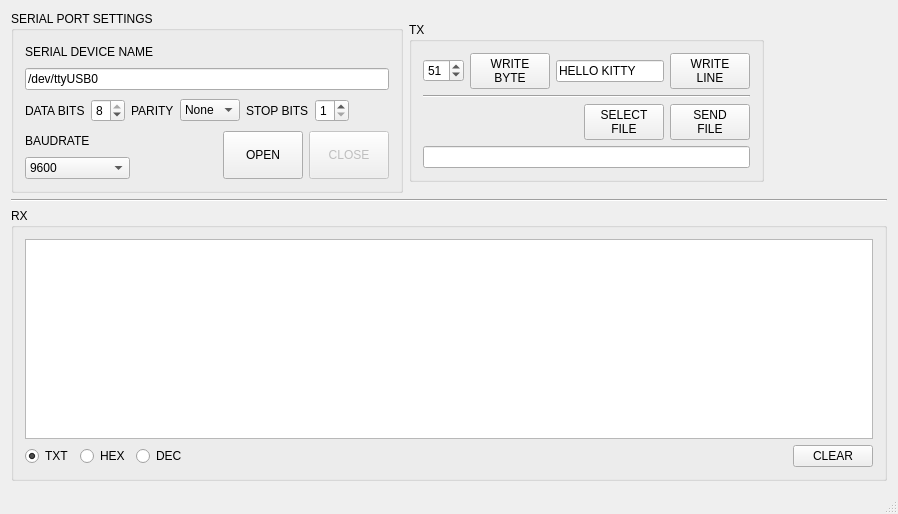
<?xml version="1.0" encoding="UTF-8"?>
<ui version="4.0">
 <class>MainWindow</class>
 <widget class="QMainWindow" name="MainWindow">
  <property name="geometry">
   <rect>
    <x>0</x>
    <y>0</y>
    <width>898</width>
    <height>514</height>
   </rect>
  </property>
  <property name="windowTitle">
   <string>Serial Port Demo</string>
  </property>
  <property name="windowIcon">
   <iconset resource="res.qrc">
    <normaloff>:/res/res/com_plug01.ico</normaloff>:/res/res/com_plug01.ico</iconset>
  </property>
  <widget class="QWidget" name="centralWidget">
   <layout class="QVBoxLayout" name="verticalLayout_6">
    <item>
     <layout class="QHBoxLayout" name="horizontalLayout_13">
      <item>
       <widget class="QGroupBox" name="groupBox">
        <property name="sizePolicy">
         <sizepolicy hsizetype="Fixed" vsizetype="Fixed">
          <horstretch>0</horstretch>
          <verstretch>0</verstretch>
         </sizepolicy>
        </property>
        <property name="title">
         <string>SERIAL PORT SETTINGS</string>
        </property>
        <layout class="QVBoxLayout" name="verticalLayout_3">
         <item>
          <layout class="QVBoxLayout" name="verticalLayout">
           <item>
            <layout class="QHBoxLayout" name="horizontalLayout_2">
             <item>
              <widget class="QLabel" name="label">
               <property name="text">
                <string>SERIAL DEVICE NAME</string>
               </property>
              </widget>
             </item>
             <item>
              <spacer name="horizontalSpacer">
               <property name="orientation">
                <enum>Qt::Horizontal</enum>
               </property>
               <property name="sizeHint" stdset="0">
                <size>
                 <width>40</width>
                 <height>20</height>
                </size>
               </property>
              </spacer>
             </item>
            </layout>
           </item>
           <item>
            <widget class="QLineEdit" name="linePortName">
             <property name="text">
              <string>/dev/ttyUSB0</string>
             </property>
            </widget>
           </item>
          </layout>
         </item>
         <item>
          <layout class="QHBoxLayout" name="horizontalLayout_7">
           <item>
            <layout class="QHBoxLayout" name="horizontalLayout">
             <property name="topMargin">
              <number>3</number>
             </property>
             <item>
              <widget class="QLabel" name="label_2">
               <property name="text">
                <string>DATA BITS</string>
               </property>
              </widget>
             </item>
             <item>
              <widget class="QSpinBox" name="spinDataBits">
               <property name="minimum">
                <number>5</number>
               </property>
               <property name="maximum">
                <number>8</number>
               </property>
               <property name="value">
                <number>8</number>
               </property>
              </widget>
             </item>
            </layout>
           </item>
           <item>
            <layout class="QHBoxLayout" name="horizontalLayout_4">
             <property name="topMargin">
              <number>3</number>
             </property>
             <item>
              <widget class="QLabel" name="label_4">
               <property name="text">
                <string>PARITY</string>
               </property>
              </widget>
             </item>
             <item>
              <widget class="QComboBox" name="comboParity">
               <property name="currentIndex">
                <number>0</number>
               </property>
               <item>
                <property name="text">
                 <string>None</string>
                </property>
               </item>
               <item>
                <property name="text">
                 <string>Odd</string>
                </property>
               </item>
               <item>
                <property name="text">
                 <string>Even</string>
                </property>
               </item>
              </widget>
             </item>
            </layout>
           </item>
           <item>
            <layout class="QHBoxLayout" name="horizontalLayout_6">
             <property name="topMargin">
              <number>3</number>
             </property>
             <item>
              <widget class="QLabel" name="label_5">
               <property name="text">
                <string>STOP BITS</string>
               </property>
              </widget>
             </item>
             <item>
              <widget class="QSpinBox" name="spinStopBits">
               <property name="minimum">
                <number>1</number>
               </property>
               <property name="maximum">
                <number>2</number>
               </property>
              </widget>
             </item>
            </layout>
           </item>
           <item>
            <spacer name="horizontalSpacer_4">
             <property name="orientation">
              <enum>Qt::Horizontal</enum>
             </property>
             <property name="sizeHint" stdset="0">
              <size>
               <width>40</width>
               <height>20</height>
              </size>
             </property>
            </spacer>
           </item>
          </layout>
         </item>
         <item>
          <layout class="QHBoxLayout" name="horizontalLayout_5">
           <property name="topMargin">
            <number>3</number>
           </property>
           <item>
            <layout class="QVBoxLayout" name="verticalLayout_2">
             <item>
              <layout class="QHBoxLayout" name="horizontalLayout_3">
               <item>
                <widget class="QLabel" name="label_3">
                 <property name="text">
                  <string>BAUDRATE</string>
                 </property>
                </widget>
               </item>
               <item>
                <spacer name="horizontalSpacer_2">
                 <property name="orientation">
                  <enum>Qt::Horizontal</enum>
                 </property>
                 <property name="sizeHint" stdset="0">
                  <size>
                   <width>40</width>
                   <height>20</height>
                  </size>
                 </property>
                </spacer>
               </item>
              </layout>
             </item>
             <item>
              <widget class="QComboBox" name="comboBaudrate">
               <property name="currentIndex">
                <number>3</number>
               </property>
               <item>
                <property name="text">
                 <string>1200</string>
                </property>
               </item>
               <item>
                <property name="text">
                 <string>2400</string>
                </property>
               </item>
               <item>
                <property name="text">
                 <string>4800</string>
                </property>
               </item>
               <item>
                <property name="text">
                 <string>9600</string>
                </property>
               </item>
               <item>
                <property name="text">
                 <string>19200</string>
                </property>
               </item>
               <item>
                <property name="text">
                 <string>38400</string>
                </property>
               </item>
               <item>
                <property name="text">
                 <string>57600</string>
                </property>
               </item>
               <item>
                <property name="text">
                 <string>115200</string>
                </property>
               </item>
              </widget>
             </item>
            </layout>
           </item>
           <item>
            <spacer name="horizontalSpacer_3">
             <property name="orientation">
              <enum>Qt::Horizontal</enum>
             </property>
             <property name="sizeHint" stdset="0">
              <size>
               <width>40</width>
               <height>20</height>
              </size>
             </property>
            </spacer>
           </item>
           <item>
            <widget class="QPushButton" name="pbOpenPort">
             <property name="sizePolicy">
              <sizepolicy hsizetype="Minimum" vsizetype="Expanding">
               <horstretch>0</horstretch>
               <verstretch>0</verstretch>
              </sizepolicy>
             </property>
             <property name="text">
              <string>OPEN</string>
             </property>
             <property name="checkable">
              <bool>true</bool>
             </property>
            </widget>
           </item>
           <item>
            <widget class="QPushButton" name="pbClosePort">
             <property name="enabled">
              <bool>false</bool>
             </property>
             <property name="sizePolicy">
              <sizepolicy hsizetype="Minimum" vsizetype="Expanding">
               <horstretch>0</horstretch>
               <verstretch>0</verstretch>
              </sizepolicy>
             </property>
             <property name="text">
              <string>CLOSE</string>
             </property>
            </widget>
           </item>
          </layout>
         </item>
        </layout>
        <zorder></zorder>
        <zorder></zorder>
        <zorder></zorder>
       </widget>
      </item>
      <item>
       <widget class="QGroupBox" name="groupBox_3">
        <property name="sizePolicy">
         <sizepolicy hsizetype="Fixed" vsizetype="Fixed">
          <horstretch>0</horstretch>
          <verstretch>0</verstretch>
         </sizepolicy>
        </property>
        <property name="title">
         <string>TX</string>
        </property>
        <layout class="QVBoxLayout" name="verticalLayout_5">
         <item>
          <layout class="QHBoxLayout" name="horizontalLayout_12">
           <item>
            <layout class="QHBoxLayout" name="horizontalLayout_8">
             <item>
              <widget class="QSpinBox" name="spinWriteByte">
               <property name="value">
                <number>51</number>
               </property>
              </widget>
             </item>
             <item>
              <widget class="QPushButton" name="pbWriteByte">
               <property name="text">
                <string>WRITE
BYTE</string>
               </property>
              </widget>
             </item>
            </layout>
           </item>
           <item>
            <layout class="QHBoxLayout" name="horizontalLayout_10">
             <item>
              <widget class="QLineEdit" name="lineWriteLine">
               <property name="text">
                <string>HELLO KITTY</string>
               </property>
              </widget>
             </item>
             <item>
              <widget class="QPushButton" name="pbWriteLine">
               <property name="text">
                <string>WRITE
LINE</string>
               </property>
              </widget>
             </item>
            </layout>
           </item>
          </layout>
         </item>
         <item>
          <widget class="Line" name="line">
           <property name="orientation">
            <enum>Qt::Horizontal</enum>
           </property>
          </widget>
         </item>
         <item>
          <layout class="QHBoxLayout" name="horizontalLayout_11">
           <item>
            <spacer name="horizontalSpacer_6">
             <property name="orientation">
              <enum>Qt::Horizontal</enum>
             </property>
             <property name="sizeHint" stdset="0">
              <size>
               <width>40</width>
               <height>20</height>
              </size>
             </property>
            </spacer>
           </item>
           <item>
            <widget class="QPushButton" name="pbSelectFile">
             <property name="text">
              <string>SELECT
FILE</string>
             </property>
            </widget>
           </item>
           <item>
            <widget class="QPushButton" name="pbSendFile">
             <property name="text">
              <string>SEND
FILE</string>
             </property>
            </widget>
           </item>
          </layout>
         </item>
         <item>
          <widget class="QLineEdit" name="lineFileName">
           <property name="minimumSize">
            <size>
             <width>300</width>
             <height>0</height>
            </size>
           </property>
           <property name="readOnly">
            <bool>true</bool>
           </property>
          </widget>
         </item>
        </layout>
       </widget>
      </item>
      <item>
       <spacer name="horizontalSpacer_7">
        <property name="orientation">
         <enum>Qt::Horizontal</enum>
        </property>
        <property name="sizeHint" stdset="0">
         <size>
          <width>40</width>
          <height>20</height>
         </size>
        </property>
       </spacer>
      </item>
     </layout>
    </item>
    <item>
     <widget class="Line" name="line_2">
      <property name="orientation">
       <enum>Qt::Horizontal</enum>
      </property>
     </widget>
    </item>
    <item>
     <widget class="QGroupBox" name="groupBox_2">
      <property name="sizePolicy">
       <sizepolicy hsizetype="Expanding" vsizetype="Expanding">
        <horstretch>0</horstretch>
        <verstretch>0</verstretch>
       </sizepolicy>
      </property>
      <property name="title">
       <string>RX</string>
      </property>
      <layout class="QVBoxLayout" name="verticalLayout_4">
       <item>
        <widget class="QTextBrowser" name="textBrowserRX"/>
       </item>
       <item>
        <layout class="QHBoxLayout" name="horizontalLayout_9">
         <item>
          <widget class="QRadioButton" name="rbTxt">
           <property name="text">
            <string>TXT</string>
           </property>
           <property name="checked">
            <bool>true</bool>
           </property>
          </widget>
         </item>
         <item>
          <widget class="QRadioButton" name="rbHex">
           <property name="text">
            <string>HEX</string>
           </property>
          </widget>
         </item>
         <item>
          <widget class="QRadioButton" name="rbDec">
           <property name="text">
            <string>DEC</string>
           </property>
          </widget>
         </item>
         <item>
          <spacer name="horizontalSpacer_5">
           <property name="orientation">
            <enum>Qt::Horizontal</enum>
           </property>
           <property name="sizeHint" stdset="0">
            <size>
             <width>40</width>
             <height>20</height>
            </size>
           </property>
          </spacer>
         </item>
         <item>
          <widget class="QPushButton" name="pbClearRx">
           <property name="text">
            <string>CLEAR</string>
           </property>
          </widget>
         </item>
        </layout>
       </item>
      </layout>
     </widget>
    </item>
   </layout>
  </widget>
  <widget class="QStatusBar" name="statusBar"/>
 </widget>
 <layoutdefault spacing="6" margin="11"/>
 <resources>
  <include location="res.qrc"/>
 </resources>
 <connections/>
</ui>
